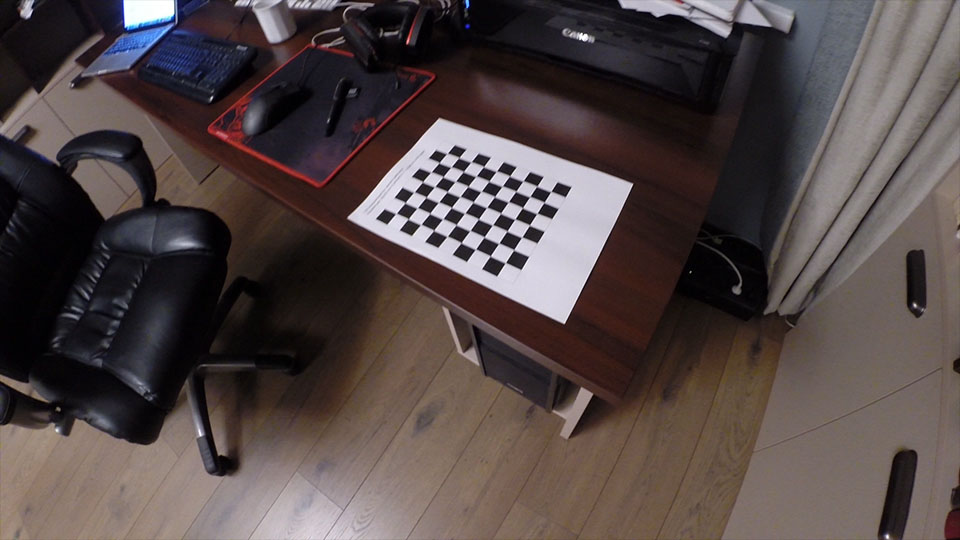
#> input picture Resourses/image.jpg, 960 x 540 px
$ jupyter execute Homework_3.ipynb
#> lines starting #> are read from the running program, lines starting #| are printed output that depends on the picture
### Задача №10

Шахматная доска 8х8 клеток имеет длину клетки 0.2. Начало мировой
системы координат находится в левом нижнем углу, оси X и Y направлены вдоль
сторон клеток, ось Z перпендикулярна плоскости доски. Используя внутренние
параметры и положение камеры относительно мировой системы координат из
задачи 6 (второе домашнее задание), и предполагая отсутствие дисторсии, найти
координаты проекций углов клеток на плоскость изображения. Затем решить
задачу PnP, используя функцию cv2.solvePnPGeneric, для трехмерных координат
клеток в мировой системе координат и найденных двумерных проекций. Сравнить
полученные поворот и трансляцию с взятыми из задачи 6. Если результаты
получаются неожиданными, объяснить.

[cell 1]
import numpy as np
import math
import matplotlib.pyplot as plt
import cv2

K = np.matrix([[400, 0, 960],
                [0, 400, 540],
                [0, 0, 1]], dtype=np.float32)

RT = np.matrix([[math.cos(math.pi/4), -math.sin(math.pi/4), 0, 0],
                [math.sin(math.pi/4), math.cos(math.pi/4), 0, 0],
                [0, 0, 1, 10]], dtype=np.float32)

P = K.dot(RT)
print(f"Матрица проекции камеры:\n{P}")

[cell 2]
list_of_points = np.array([(x, y, 0, 1) for x in np.arange(0, 1.8, 0.2) for y in np.arange(0, 1.8, 0.2)])

[cell 3]
list_of_x_2d = []
list_of_y_2d = []
list_of_points_2d = []

for p in list_of_points:
    uvw =np.squeeze(np.asarray(P.dot(p)))
    list_of_x_2d.append(int(uvw[0]/uvw[2]))
    list_of_y_2d.append(int(uvw[1]/uvw[2]))
    list_of_points_2d.append((int(uvw[0]/uvw[2]), int(uvw[1]/uvw[2])))

[cell 4]
plt.scatter(list_of_x_2d, list_of_y_2d)
plt.title("Точки на изображении")
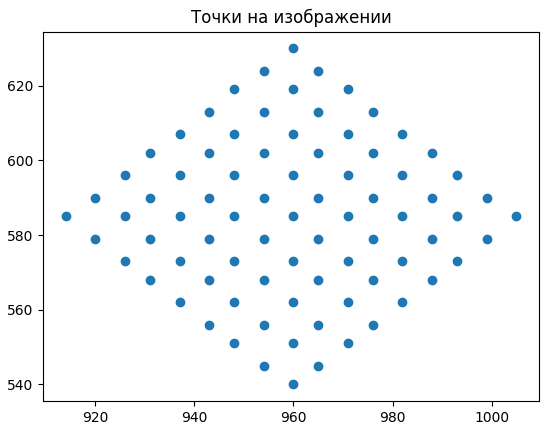
#> figure drawn by matplotlib, 1 panel

[cell 5]
list_of_points = np.array([(x, y, 0) for x in np.arange(0, 1.8, 0.2) for y in np.arange(0, 1.8, 0.2)])

[cell 6]
_, rotation_vector, trasnlation_vector, _ = cv2.solvePnPGeneric(np.array(list_of_points, dtype=np.float32).reshape(-1, 3), np.array(list_of_points_2d, dtype=np.float32).reshape(-1, 2), K, None)
print(f"Вектор поворота:\n{rotation_vector}\nВектор трансляции:\n{trasnlation_vector}")

[cell 7]
theta1, theta2, theta3 = (rotation_vector[0]).T[0]

R_x = np.array([[1, 0, 0],
                [0, np.cos(theta1), -np.sin(theta1)],
                [0, np.sin(theta1), np.cos(theta1)]])
R_y = np.array([[np.cos(theta2), 0, np.sin(theta2)],
                [0, 1, 0],
                [-np.sin(theta2), 0, np.cos(theta2)]])
R_z = np.array([[np.cos(theta3), -np.sin(theta3), 0],
                [np.sin(theta3), np.cos(theta3), 0],
                [0, 0, 1]])

print(f"Получившаяся матрица поворота и трансляции:\n{np.concatenate((R_x.dot(R_y).dot(R_z), trasnlation_vector[0]), axis=1)}")

[cell 8]
print(f"Исходная матрица поворота и трансляции:\n{RT}")

Как видно, разница между матрицами находится в районе допустимой погрешности

### Задача №12

Используя матрицу внутренних параметров
https://drive.google.com/file/d/1A4H84PLy7971Xd1ErS1bRRupWk9_TCYI/view?usp=sharing, запустить функцию cv2.undistort() на изображении
https://drive.google.com/file/d/1mC0PI9k4q_wJt9iAn6uosEVSJb9PcZIk/view?usp=sharing, и записать в файл изображение с компенсацией искажений линзы.

[cell 9]
import xml.etree.ElementTree as ET

xml_file = ET.parse(f'./Resourses/camera.xml')
#> (reads Resourses/camera.xml from the repository)
root = xml_file.getroot()

xml_iter = root.iter("data")
camera_matrix = np.array(next(xml_iter).text.split(), np.float32).reshape(3, 3)
distortion_coefficients = np.array(next(xml_iter).text.split(), np.float32).reshape(14)

print(f"Матрица камеры:\n{camera_matrix}")
print(f"Коэффициенты дисторсии:\n{distortion_coefficients}")

[cell 10]
img = cv2.cvtColor(cv2.imread("./Resourses/image.jpg"), cv2.COLOR_RGB2BGR)
plt.imshow(img)
plt.title("Исходное изображение")

[cell 11]
new_img = cv2.undistort(img, camera_matrix, distortion_coefficients)
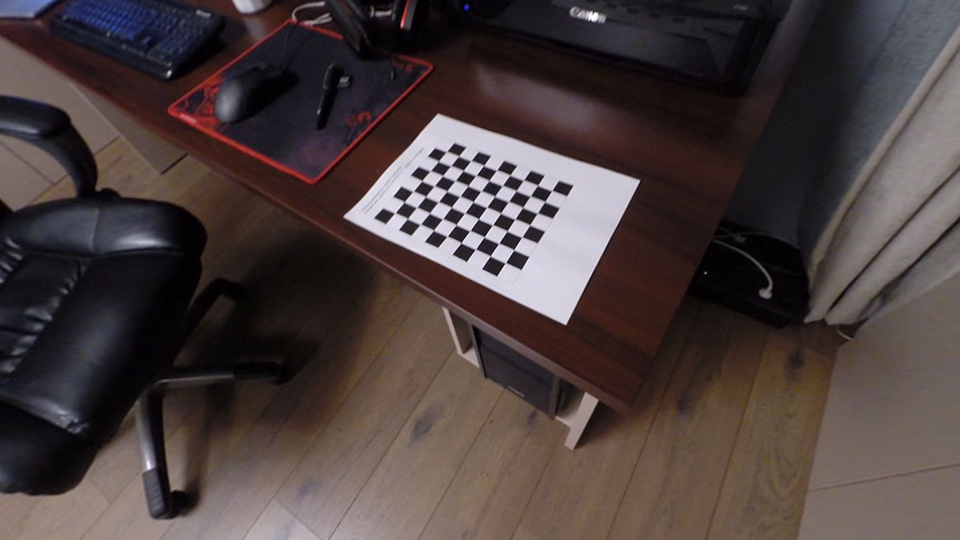
#> new_img: shape (540, 960, 3); mean R, G, B 74.5, 62.8, 62
cv2.imwrite("./Resourses/undistorted_image.jpg", cv2.cvtColor(new_img, cv2.COLOR_BGR2RGB))
plt.imshow(new_img)
plt.title("Изображение с компенсацией искажений линзы")
